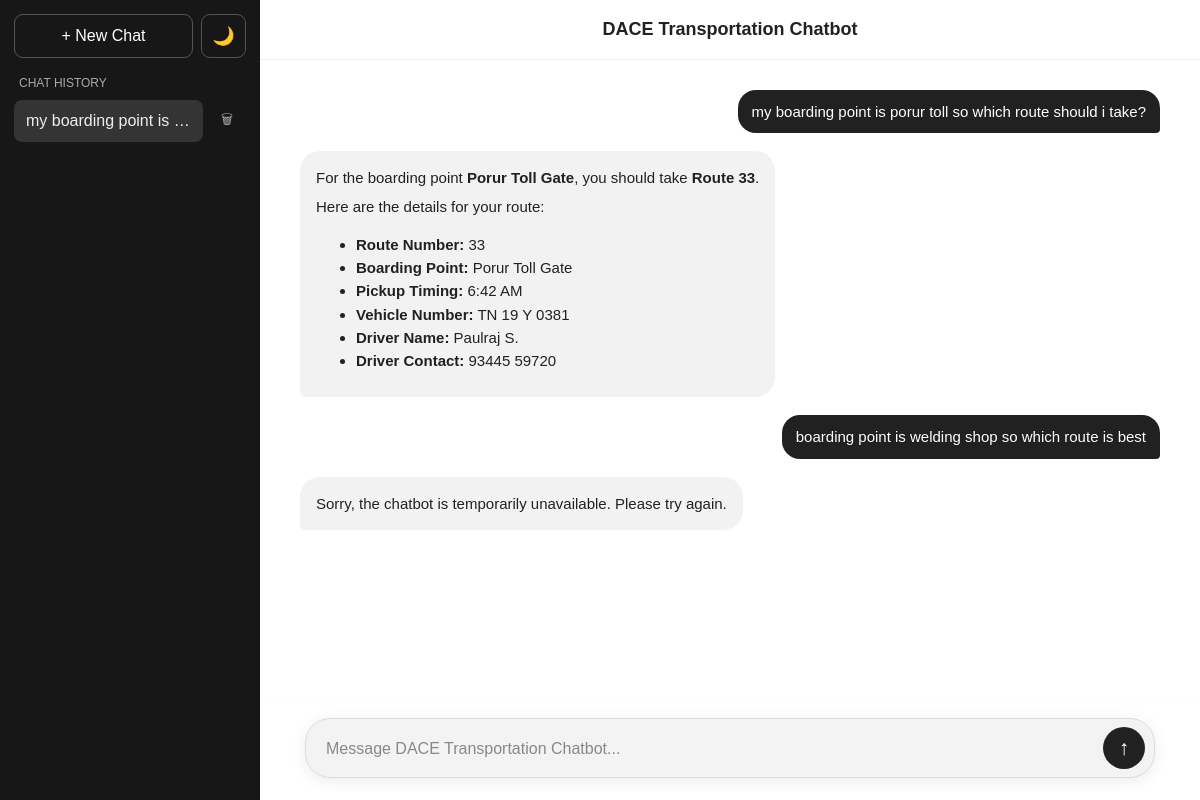
The app's page /chat/56/ with its own data.
### chatbot/models.py (models this page shows, shortened)
class Chat(models.Model):
    title = models.CharField(
        max_length=200,
        default="New Chat"
    )
    created_at = models.DateTimeField(
        auto_now_add=True
    )

class Message(models.Model):
    chat = models.ForeignKey(
        Chat,
        on_delete=models.CASCADE,
        related_name="messages"
    )
    sender = models.CharField(
        max_length=10
    )
    message = models.TextField()
    created_at = models.DateTimeField(
        auto_now_add=True
    )

### chatbot/views.py (the view, shortened to what this page needs)
def chat_page(request, chat_id):
    chat = get_object_or_404(
        Chat,
        id=chat_id,
    )
    chats = Chat.objects.order_by(
        "-created_at"
    )
    messages = chat.messages.order_by(
        "created_at"
    )
    return render(
        request,
        "chatbot/chat.html",
        {
            "chat": chat,
            "chats": chats,
            "messages": messages,
        },
    )

### chatbot/templates/chatbot/chat.html (shortened to what this page needs)
<!DOCTYPE html>
<html lang="en">
<head>
</head>
<body>
    <div class="sidebar">
        <div class="sidebar-top">
            <a href="{% url 'new_chat' %}" class="new-chat">
                + New Chat
            </a>
            <button type="button" class="theme-button" id="themeButton">
                🌙
            </button>
        </div>
        <div class="sidebar-title">
            CHAT HISTORY
        </div>
        {% for old_chat in chats %}
            <div class="chat-history-item">
                <a href="{% url 'chat' old_chat.id %}" class="chat-link {% if old_chat.id == chat.id %}active-chat{% endif %}">
                    {{ old_chat.title }}
                </a>
                <form method="POST" action="{% url 'delete_chat' old_chat.id %}" onsubmit="return confirm('Delete this chat?');">
                    <button type="submit" class="delete-button">
                        🗑
                    </button>
                </form>
            </div>
        {% endfor %}
    </div>
    <div class="main">
        <div class="header">
            DACE Transportation Chatbot
        </div>
        <div class="messages" id="messages">
            {% if messages %}
                {% for message in messages %}
                    <div class="message-row {% if message.sender == 'user' %}user-row{% else %}bot-row{% endif %}">
                        <div class="message {% if message.sender == 'user' %}user-message{% else %}bot-message{% endif %}">{% if message.sender == "user" %}{{ message.message }}{% else %}{{ message.message|safe }}{% endif %}</div>
                    </div>
                {% endfor %}
            {% else %}
                <div class="welcome">
                    <h1>How can I help you?</h1>
                    <p>Ask about DACE bus routes, boarding points, stops, timings, vehicles, or driver details.</p>
                </div>
            {% endif %}
        </div>
    </div>
    <div class="input-area">
        <form method="POST" class="chat-form" id="chatForm">
            <textarea name="message" class="chat-input" id="chatInput" placeholder="Message DACE Transportation Chatbot..." rows="1" required></textarea>
            <button type="submit" class="send-button" id="sendButton">
                ↑
            </button>
        </form>
    </div>
</body>
</html>

### chatbot/templates/chatbot/chat.html (style rules this page uses)
* { box-sizing: border-box; }
:root { --background: #ffffff; --sidebar: #171717; --sidebar-hover: #303030; --text: #202123; --bot-message: #f2f2f2; --user-message: #212121; --user-text: #ffffff; --input-background: #f3f3f3; --border: #dddddd; --header-border: #eeeeee; }
body { margin: 0; font-family: Arial, sans-serif; background: var(--background); color: var(--text); transition: background 0.25s, color 0.25s; }
.sidebar { position: fixed; top: 0; left: 0; width: 260px; height: 100vh; padding: 14px; overflow-y: auto; background: var(--sidebar); color: white; z-index: 20; }
.sidebar-top { display: flex; gap: 8px; margin-bottom: 18px; }
.new-chat { flex: 1; padding: 12px; color: white; text-align: center; text-decoration: none; border: 1px solid #555; border-radius: 9px; }
.theme-button { width: 45px; border: 1px solid #555; border-radius: 9px; background: transparent; color: white; cursor: pointer; font-size: 18px; }
.sidebar-title { margin: 18px 5px 10px; color: #aaaaaa; font-size: 12px; }
.chat-history-item { display: flex; align-items: center; gap: 5px; margin-bottom: 5px; }
.chat-link { flex: 1; min-width: 0; display: block; padding: 12px; overflow: hidden; color: #eeeeee; text-decoration: none; white-space: nowrap; text-overflow: ellipsis; border-radius: 8px; }
.active-chat { background: #343434; }
.delete-button { width: 38px; height: 38px; border: none; border-radius: 8px; background: transparent; color: #aaaaaa; cursor: pointer; }
.main { min-height: 100vh; margin-left: 260px; }
.header { position: fixed; top: 0; left: 260px; right: 0; height: 60px; display: flex; align-items: center; justify-content: center; background: var(--background); border-bottom: 1px solid var(--header-border); font-size: 18px; font-weight: bold; z-index: 10; }
.messages { width: 100%; max-width: 900px; min-height: 100vh; margin: auto; padding: 90px 20px 190px; }
.message-row { display: flex; width: 100%; margin-bottom: 18px; animation: messageAppear 0.25s ease; align-items: flex-start; }
.user-row { justify-content: flex-end; }
.bot-row { justify-content: flex-start; }
.message { padding: 10px 16px; font-size: 15px; line-height: 1.55; border-radius: 20px; }
.user-message { display: block; width: fit-content; max-width: 80%; height: auto; background: var(--user-message); color: var(--user-text); padding: 10px 14px; margin-left: auto; white-space: pre-wrap; word-break: break-word; overflow-wrap: anywhere; border-radius: 18px; border-bottom-right-radius: 4px; }
.bot-message { width: fit-content; max-width: 80%; background: var(--bot-message); color: var(--text); border-bottom-left-radius: 5px; }
.bot-message p { margin: 5px 0; }
.input-area { position: fixed; left: 260px; right: 0; bottom: 0; padding: 30px 20px 22px; background: linear-gradient(transparent, var(--background) 30%); z-index: 15; }
.chat-form { max-width: 850px; display: flex; align-items: flex-end; gap: 8px; margin: auto; padding: 8px 9px 8px 16px; background: var(--input-background); border: 1px solid var(--border); border-radius: 25px; box-shadow: 0 3px 15px rgba(0, 0, 0, 0.08); }
.chat-input { flex: 1; min-height: 24px; max-height: 160px; padding: 8px 4px; overflow-y: auto; resize: none; border: none; outline: none; background: transparent; color: var(--text); font-family: Arial, sans-serif; font-size: 16px; line-height: 1.5; }
.chat-input::placeholder { color: #888; }
.send-button { width: 42px; height: 42px; flex-shrink: 0; border: none; border-radius: 50%; background: #212121; color: white; cursor: pointer; font-size: 21px; }

### records on screen
Chat: title "my boarding point is…"
Message: message "my boarding point is porur toll so which route should i take?"
Message: message "For the boarding point Porur Toll Gate , you should take Route 33 . Here are the details for your route: Route Number: 33 Boarding Point: Porur Toll Gate Pickup Timing: 6:42 AM Vehicle Number: TN 19 Y 0381 Driver Name: Paulraj S. Driver Contact: 93445 59720"
Message: message "boarding point is welding shop so which route is best"
Message: message "Sorry, the chatbot is temporarily unavailable. Please try again."
